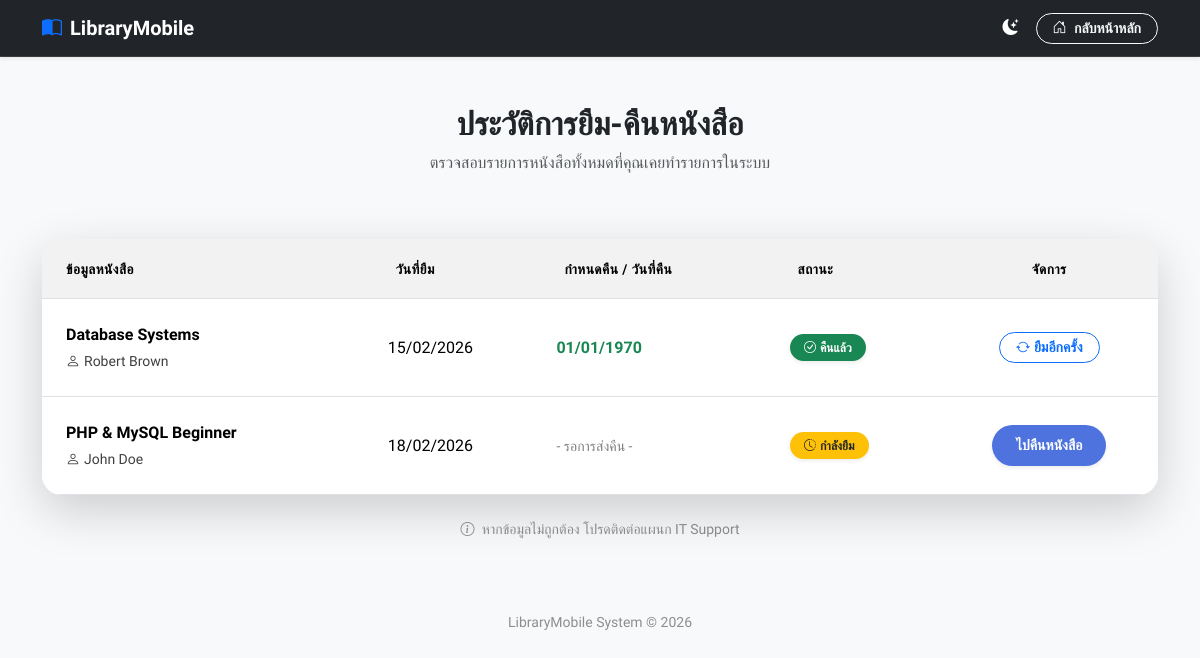
Screenshot of /history.php (signed in) with the database file from the repository.
### tables this page shows
CREATE TABLE borrow_records (
    borrow_id INT(11) AUTO_INCREMENT PRIMARY KEY,
    user_id INT(11),
    book_id INT(11),
    borrow_date DATE NOT NULL,
    return_date DATE DEFAULT NULL,
    status ENUM('pending', 'returned') DEFAULT 'pending',
    FOREIGN KEY (user_id) REFERENCES users(user_id),
    FOREIGN KEY (book_id) REFERENCES books(book_id)
);

CREATE TABLE books (
    book_id INT(11) AUTO_INCREMENT PRIMARY KEY,
    book_name VARCHAR(255) NOT NULL,
    author VARCHAR(100),
    category VARCHAR(50),
    status ENUM('available', 'borrowed') DEFAULT 'available'
);

### history.php (the view, shortened to what this page needs)
<?php
include('config/db.php');
$user_id = $_SESSION['user_id'];
$sql = "SELECT br.*, b.book_id, b.book_name, b.author, b.category
        FROM borrow_records br
        JOIN books b ON br.book_id = b.book_id
        WHERE br.user_id = '$user_id'
        ORDER BY br.borrow_id DESC";
$result = mysqli_query($conn, $sql);
?>
<!DOCTYPE html>
<html lang="th" data-bs-theme="light">
<head>
    <link href="https://cdn.jsdelivr.net/npm/bootstrap@5.3.3/dist/css/bootstrap.min.css" rel="stylesheet">
    <link rel="stylesheet" href="https://cdn.jsdelivr.net/npm/bootstrap-icons@1.11.3/font/bootstrap-icons.min.css">
    <link rel="stylesheet" href="assets/style.css">
</head>
<body>
<nav class="navbar navbar-expand-lg navbar-dark bg-dark sticky-top shadow-sm">
  <div class="container">
    <a class="navbar-brand fw-bold" href="index.php">
        <i class="bi bi-book-half me-2 text-primary"></i>LibraryMobile
    </a>
    <div class="ms-auto d-flex align-items-center">
        <button class="btn btn-link text-white me-3 p-0" id="themeToggle" type="button">
            <i class="bi bi-moon-stars-fill" id="themeIcon"></i>
        </button>
        <a href="index.php" class="btn btn-outline-light btn-sm fw-bold rounded-pill px-3">
            <i class="bi bi-house-door me-1"></i> กลับหน้าหลัก
        </a>
    </div>
  </div>
</nav>
<div class="container mt-5 mb-5">
    <div class="row mb-5">
        <div class="col-12 text-center">
            <h2 class="fw-bold mb-2">ประวัติการยืม-คืนหนังสือ</h2>
            <p class="opacity-75">ตรวจสอบรายการหนังสือทั้งหมดที่คุณเคยทำรายการในระบบ</p>
        </div>
    </div>
    <div class="card table-card shadow-lg border-0">
        <div class="card-body p-0">
            <div class="table-responsive">
                <table class="table table-hover align-middle">
                    <thead>
                        <tr>
                            <th class="ps-4">ข้อมูลหนังสือ</th>
                            <th>วันที่ยืม</th>
                            <th>กำหนดคืน / วันที่คืน</th>
                            <th>สถานะ</th>
                            <th class="text-center">จัดการ</th>
                        </tr>
                    </thead>
                    <tbody>
                        <?php
                        if(mysqli_num_rows($result) > 0) {
                            while($row = mysqli_fetch_assoc($result)) {
                                if($row['status'] == 'pending') {
                                    $status_label = '<span class="badge bg-warning text-dark status-badge shadow-sm"><i class="bi bi-clock-history me-1"></i>กำลังยืม</span>';
                                    $return_date = '<span class="opacity-50 small">- รอการส่งคืน -</span>';
                                    $action_btn = '<a href="return_book.php" class="btn btn-sm btn-primary fw-bold px-4 rounded-pill shadow-sm">ไปคืนหนังสือ</a>';
                                } else {
                                    $status_label = '<span class="badge bg-success status-badge shadow-sm text-white"><i class="bi bi-check-circle me-1"></i>คืนแล้ว</span>';
                                    $return_date = '<span class="fw-bold text-success">' . date('d/m/Y', strtotime($row['return_date'])) . '</span>';
                                    $action_btn = '<a href="borrow.php?id=' . $row['book_id'] . '" class="btn btn-sm btn-outline-primary fw-bold px-3 btn-borrow-again">
                                                    <i class="bi bi-arrow-repeat me-1"></i>ยืมอีกครั้ง</a>';
                                }
                        ?>
                        <tr>
                            <td class="ps-4 py-4">
                                <div class="fw-bold fs-6 mb-1"><?php echo htmlspecialchars($row['book_name']); ?></div>
                                <div class="opacity-75 small"><i class="bi bi-person me-1"></i><?php echo htmlspecialchars($row['author']); ?></div>
                            </td>
                            <td><?php echo date('d/m/Y', strtotime($row['borrow_date'])); ?></td>
                            <td><?php echo $return_date; ?></td>
                            <td><?php echo $status_label; ?></td>
                            <td class="text-center"><?php echo $action_btn; ?></td>
                        </tr>
                        <?php
                            }
                        } else {
                            echo "<tr><td colspan='5' class='text-center py-5'><i class='bi bi-inbox display-4 opacity-25'></i><p class='mt-3 opacity-50'>ยังไม่มีประวัติการทำรายการ</p></td></tr>";
                        }
                        ?>
                    </tbody>
                </table>
            </div>
        </div>
    </div>
    <div class="mt-4 text-center opacity-50 small">
        <i class="bi bi-info-circle me-1"></i> หากข้อมูลไม่ถูกต้อง โปรดติดต่อแผนก IT Support
    </div>
</div>
<footer class="text-center py-4 mt-auto opacity-50">
    <p class="small">LibraryMobile System © 2026</p>
</footer>
</body>
</html>

### assets/style.css (style rules this page uses)
:root { --primary-color: #4e73df; --primary-hover: #2e59d9; --success-color: #1cc88a; --error-color: #e74a3b; --font-sarabun: 'Sarabun', sans-serif; }
[data-bs-theme="light"] { --bg-body: #f8f9fc; --bg-card: #ffffff; --text-main: #333333; --text-muted: #858796; --nav-bg: #212529; --input-border: #d1d3e2; --shadow-soft: 0 0.15rem 1.75rem 0 rgba(58, 59, 69, 0.1); }
body { font-family: var(--font-sarabun); background-color: var(--bg-body) !important; color: var(--text-main) !important; transition: background-color 0.3s ease, color 0.3s ease; min-height: 100vh; margin: 0; padding: 0; }
.card, .login-card, .dashboard-card, .table-card { background-color: var(--bg-card) !important; color: var(--text-main) !important; border: none !important; border-radius: 15px; box-shadow: var(--shadow-soft); transition: background-color 0.3s ease; }
.navbar { background-color: var(--nav-bg) !important; border-bottom: 1px solid rgba(255, 255, 255, 0.1); }
.btn-primary { background-color: var(--primary-color) !important; border: none; border-radius: 8px; padding: 10px 20px; font-weight: 600; transition: all 0.2s; }

### history.php (style rules this page uses)
[data-bs-theme="light"] { --bg-page: #f8f9fa; --bg-card: #ffffff; --text-color: #212529; --table-border: #dee2e6; }
body { background-color: var(--bg-page) !important; color: var(--text-color) !important; font-family: 'Sarabun', sans-serif; transition: all 0.3s ease; min-height: 100vh; }
.table-card { background-color: var(--bg-card) !important; border-radius: 20px; border: none; box-shadow: 0 10px 30px rgba(0,0,0,0.1); overflow: hidden; }
.table { color: var(--text-color) !important; margin-bottom: 0; }
.table thead th { background-color: rgba(0,0,0,0.05); border-bottom: 1px solid var(--table-border); padding: 1.2rem 1rem; text-transform: uppercase; font-size: 0.85rem; letter-spacing: 0.5px; }
.status-badge { font-weight: 600; padding: 0.6em 1.2em; border-radius: 30px; font-size: 0.75rem; }
.btn-borrow-again { transition: all 0.3s ease; border-radius: 30px; }

### rows the page displays
borrow_records: book.book_name "Database Systems", book.author "Robert Brown", borrow_date "15/02/2026", return_date "01/01/1970", status "returned" (drawn)
borrow_records: book.book_name "PHP & MySQL Beginner", book.author "John Doe", borrow_date "18/02/2026", status "- รอการส่งคืน -"
